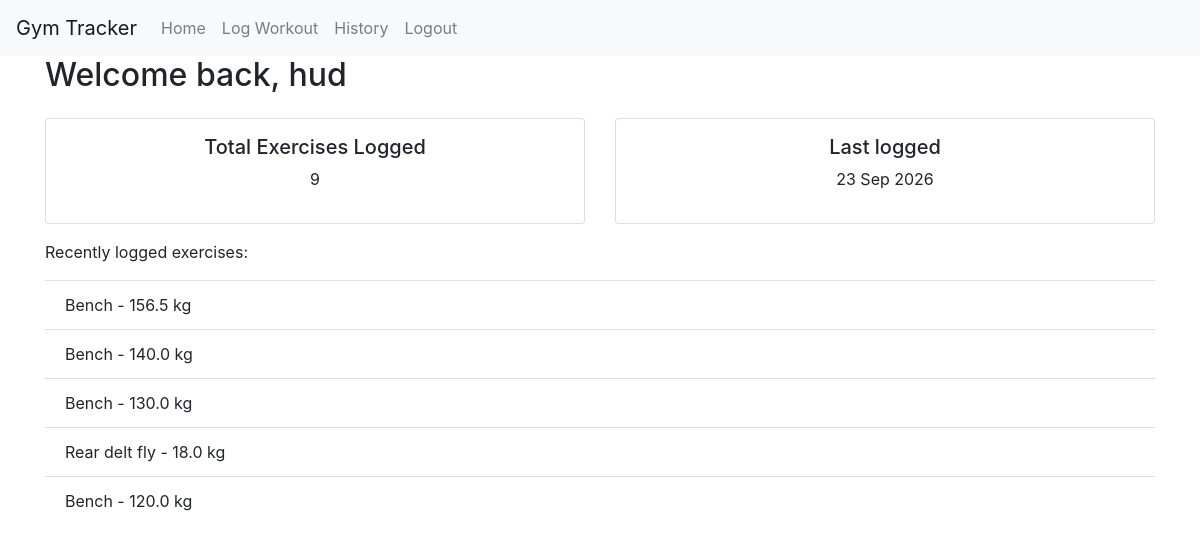
Page / (signed in) on the earlier database version.
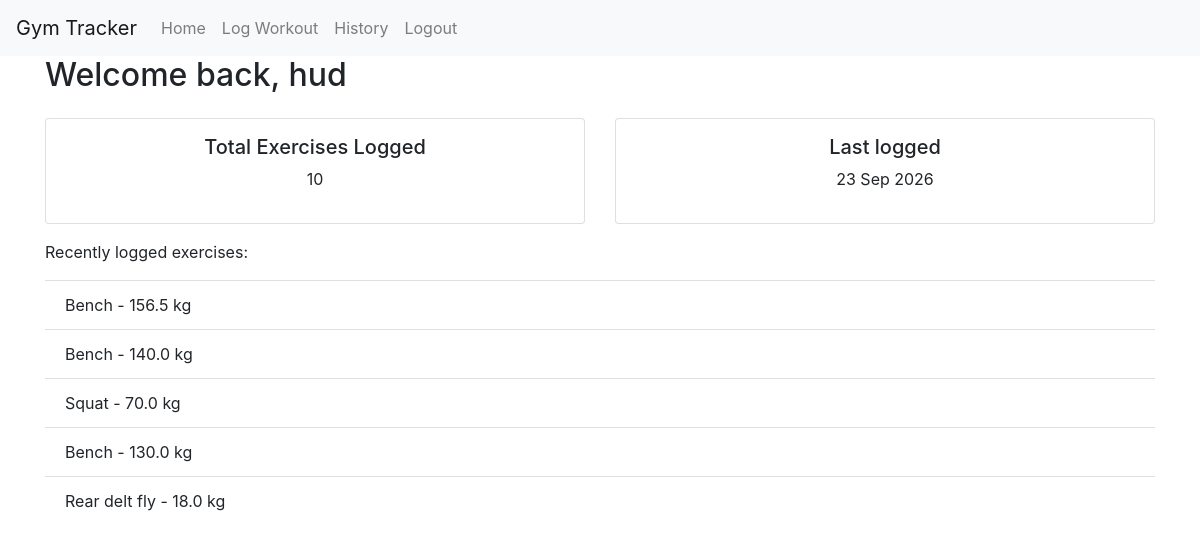
Same page on the later database version.
### app/models.py (models this page shows, shortened)
class Workout(db.Model):
      id = db.Column(db.Integer, primary_key=True)
      user_id = db.Column(db.Integer, db.ForeignKey("users.id"))
      exercise_name = db.Column(db.String(100))
      weight = db.Column(db.Float)
      sets = db.Column(db.Integer)
      reps = db.Column(db.Integer)
      date = db.Column(db.Date)

### app/__init__.py (the view)
    @app.route("/")
    def homepage():
        if current_user.is_authenticated:
            recent_workouts = Workout.query.filter_by(user_id=current_user.id).order_by(Workout.date.desc()).limit(5).all()
            total_workouts = Workout.query.filter_by(user_id=current_user.id).count()
            if total_workouts > 0:
                last_logged_date = recent_workouts[0].date.strftime("%d %b %Y")
            else:
                last_logged_date = "No workouts logged"
            return render_template("home.html", workouts=recent_workouts, total = total_workouts, last_logged=last_logged_date)
        return render_template("home.html")

### app/templates/home.html (shortened to what this page needs)
{% extends "base.html" %}
{% block content %}
{% if current_user.is_authenticated %}
<h2>Welcome back, {{current_user.username}} </h2>
<div class="row">
    <div class="col-md-6 mt-3">
        <div class="card text-center p-3">
            <h5>Total Exercises Logged</h5>
            <p class="fs-3">{{ total }} </p>
        </div>
    </div>
    <div class="col-md-6 mt-3">
        <div class="card text-center p-3">
            <h5>Last logged</h5>
            <p class="fs-3">{{ last_logged }}</p>
        </div>
    </div>
</div>
<div class="mt-3">
    <p>Recently logged exercises: </p>
    <ul class="list-group list-group-flush">
    {% for exercise in workouts %}
        <li class="list-group-item"> {{ exercise.exercise_name.capitalize() }} - {{ exercise.weight }} kg </li>
    {% endfor %}
    </ul>
</div>
{% endif %}
{% endblock %}

Differences in the rows shown:
no longer on this page (row unchanged): Workout: exercise_name "Bench", weight "120.0"
added Workout: exercise_name "Squat", weight "70.0"
Other differences:
{{ total }}: "9" → "10"
